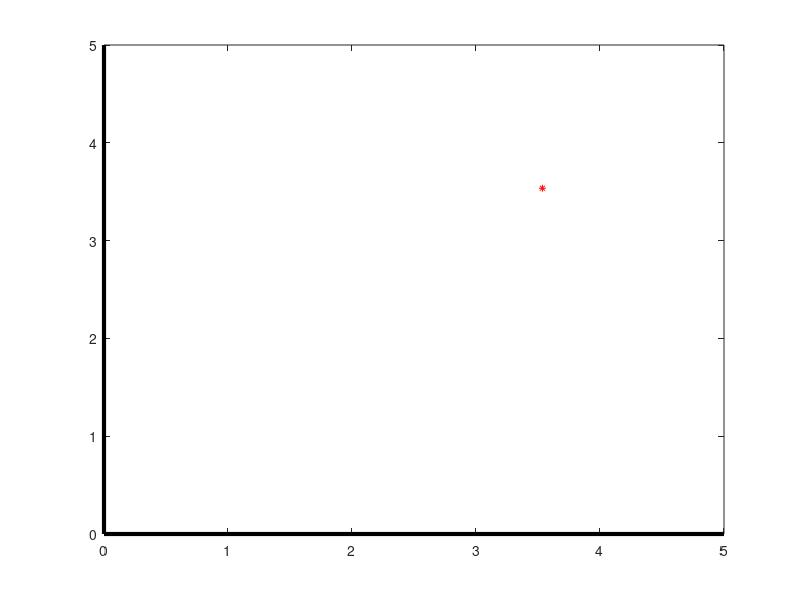

The MATLAB script that drew this image: (Note: this script raises an error after producing the figure.)
clear
close all
clc
% Shrinkable parameters
N = 10000; % makes parameterization more accurate
dr = 0.000001; % shrinking this is analogous to taking the limit as dr -> 0
dtheta = 0.000001; % shrinking this is analogous to taking the limit as dtheta -> 0

b = 0.5;
a = -0.5;
t = linspace(a,b,N);
dt = (b-a)/(N-1); % we can compute dt rather than using the diff command on t
dti = 1/dt;

theta0 = pi/4;
r0 = 5;

dA = r0*dr*dtheta;



r_hat = [cos(theta0); sin(theta0)];
theta_hat = [-sin(theta0); cos(theta0)];



s_T_r = (r0+0.5*dr)*cos(dtheta*t).*r_hat;
s_T_theta = (r0+0.5*dr)*sin(dtheta*t).*theta_hat;
s_T = s_T_r + s_T_theta;

s_B_r = (r0-0.5*dr)*cos(dtheta*t).*r_hat;
s_B_theta = -(r0-0.5*dr)*sin(dtheta*t).*theta_hat;
s_B = s_B_r + s_B_theta;

s_R_r = (r0+dr*t)*cos(dtheta/2).*r_hat;
s_R_theta = -(r0+dr*t)*sin(dtheta/2).*theta_hat;
s_R = s_R_r + s_R_theta;


s_L_r = (r0-dr*t)*cos(dtheta/2).*r_hat;
s_L_theta = (r0-dr*t)*sin(dtheta/2).*theta_hat;
s_L = s_L_r + s_L_theta;
% first row is the x component and 2nd row is the y component

% my parameterizations look quite good

% Compute analytical derivatives:
ds_T_rdt = -dtheta*(r0+0.5*dr)*sin(dtheta*t).*r_hat;
ds_T_thetadt = dtheta*(r0+0.5*dr)*cos(dtheta*t).*theta_hat;
ds_T_dt = ds_T_rdt + ds_T_thetadt;

ds_B_rdt = -dtheta*(r0-0.5*dr)*sin(dtheta*t).*r_hat;
ds_B_thetadt = -dtheta*(r0-0.5*dr)*cos(dtheta*t).*theta_hat;
ds_B_dt = ds_B_rdt + ds_B_thetadt;

ds_R_rdt = dr*cos(0.5*dtheta).*r_hat;
ds_R_thetadt = -dr*sin(0.5*dtheta).*theta_hat;
ds_R_dt = ds_R_rdt + ds_R_thetadt;
for i = 1:N
    ds_R_dt(:,i) = ds_R_dt(:,1);
end

ds_L_rdt = -dr*cos(0.5*dtheta).*r_hat;
ds_L_thetadt = -dr*sin(0.5*dtheta).*theta_hat;
ds_L_dt = ds_L_rdt + ds_L_thetadt;
for i = 1:N
    ds_L_dt(:,i) = ds_L_dt(:,1);
end

% Compute numerical derivatives
dsdt_T_r = [diff(s_T_r(1,:)); diff(s_T_r(2,:))];
dsdt_T_r(:,end+1) = [dsdt_T_r(1,end); dsdt_T_r(2,end)];
dsdt_T_r = dsdt_T_r*dti;

dsdt_T_theta = [diff(s_T_theta(1,:)); diff(s_T_theta(2,:))];
dsdt_T_theta(:,end+1) = [dsdt_T_theta(1,end); dsdt_T_theta(2,end)];
dsdt_T_theta = dsdt_T_theta*dti;

dsdt_T = dsdt_T_r + dsdt_T_theta; % numerical top derivative


dsdt_B_r = [diff(s_B_r(1,:)); diff(s_B_r(2,:))];
dsdt_B_r(:,end+1) = [dsdt_B_r(1,end); dsdt_B_r(2,end)];
dsdt_B_r = dsdt_B_r*dti;

dsdt_B_theta = [diff(s_B_theta(1,:)); diff(s_B_theta(2,:))];
dsdt_B_theta(:,end+1) = [dsdt_B_theta(1,end); dsdt_B_theta(2,end)];
dsdt_B_theta = dsdt_B_theta*dti;

dsdt_B = dsdt_B_r + dsdt_B_theta; % numerical bottom derivative

dsdt_R_r = [diff(s_R_r(1,:)); diff(s_R_r(2,:))];
dsdt_R_r(:,end+1) = [dsdt_R_r(1,end); dsdt_R_r(2,end)];
dsdt_R_r = dsdt_R_r*dti;

dsdt_R_theta = [diff(s_R_theta(1,:)); diff(s_R_theta(2,:))];
dsdt_R_theta(:,end+1) = [dsdt_R_theta(1,end); dsdt_R_theta(2,end)];
dsdt_R_theta = dsdt_R_theta*dti;

dsdt_R = dsdt_R_r + dsdt_R_theta; % numerical right derivative
dsdt_R_Plot = [mean(dsdt_R(1,:)); mean(dsdt_R(2,:))];

dsdt_L_r = [diff(s_L_r(1,:)); diff(s_L_r(2,:))];
dsdt_L_r(:,end+1) = [dsdt_L_r(1,end); dsdt_L_r(2,end)];
dsdt_L_r = dsdt_L_r*dti;

dsdt_L_theta = [diff(s_L_theta(1,:)); diff(s_L_theta(2,:))];
dsdt_L_theta(:,end+1) = [dsdt_L_theta(1,end); dsdt_L_theta(2,end)];
dsdt_L_theta = dsdt_L_theta*dti;

dsdt_L = dsdt_L_r + dsdt_L_theta; % numerical left derivative
dsdt_L_plot = [mean(dsdt_L(1,:)); mean(dsdt_L(2,:))];


% numerical derivatives and analytical derivatives all match so far

% for LHS and RHS, the tangent line is in line with the original
% parameterized line. This means that the angle is confirmed to be a
% constant dtheta/2
ds_T = norm(ds_T_dt(:,1)); % numerical norm of top tangent vector
ds_B = norm(ds_B_dt(:,1)); % numerical norm of top tangent vector
ds_R = norm(ds_R_dt(:,1)); % numerical norm of top tangent vector
ds_L = norm(ds_L_dt(:,1)); % numerical norm of top tangent vector

t_hat_T = ds_T_dt/ds_T; % unit tangent top
t_hat_B = ds_B_dt/ds_B; % unit tangent bottom
t_hat_R = ds_R_dt/ds_R;% unit tangent RHS
t_hat_L = ds_L_dt/ds_L; % unit tangent LHS

n_hat_T = [t_hat_T(2,:); -t_hat_T(1,:)]; % outward unit normal top
n_hat_B = [t_hat_B(2,:); -t_hat_B(1,:)]; % outward unit normal bottom
n_hat_R = [t_hat_R(2,:); -t_hat_R(1,:)]; % outward unit normal RHS
n_hat_L = [t_hat_L(2,:); -t_hat_L(1,:)]; % outward unit normal LHS


frac_n_T_dA = n_hat_T*ds_T/dA*dt;
frac_n_B_dA = n_hat_B*ds_B/dA*dt;
frac_n_R_dA = n_hat_R*ds_R/dA*dt;
frac_n_L_dA = n_hat_L*ds_L/dA*dt;

% I have confirmed that the tangent vectors are, in fact, tangent
% I have confirmed that the normal vectors are, in fact, normal


% generate scalar field f:

x_T = (r0+0.5*dr)*cos(theta0+dtheta*t);
y_T = (r0+0.5*dr)*sin(theta0+dtheta*t);

x_B = (r0-0.5*dr)*cos(theta0-dtheta*t);
y_B = (r0-0.5*dr)*sin(theta0-dtheta*t);

x_R = (r0+dr*t)*cos(theta0-0.5*dtheta);
y_R = (r0+dr*t)*sin(theta0-0.5*dtheta);

x_L = (r0-dr*t)*cos(theta0+0.5*dtheta);
y_L = (r0-dr*t)*sin(theta0+0.5*dtheta);

f = @(x,y) 2*x + x.*y + y.^2;
% Evaluate field over parameterized curve:
f_T = f(x_T,y_T);
f_B = f(x_B,y_B);
f_R = f(x_R,y_R);
f_L = f(x_L,y_L);

vect_T = f_T.*frac_n_T_dA;
vect_B = f_B.*frac_n_B_dA;
vect_R = f_R.*frac_n_R_dA;
vect_L = f_L.*frac_n_L_dA;

Ans_T = sum(vect_T,2);
Ans_B = sum(vect_B,2);
Ans_R = sum(vect_R,2);
Ans_L = sum(vect_L,2);

Ans = Ans_T + Ans_B + Ans_R + Ans_L;
dfdx = Ans(1);
dfdy = Ans(2);
disp('Partial f partial x:')
disp(dfdx)
disp('partial f partial y:')
disp(dfdy)




figure
plot(s_R(1,:),s_R(2,:))
hold on
plot(s_L(1,:),s_L(2,:))
hold on
plot(s_T(1,:),s_T(2,:))
hold on
plot(s_B(1,:),s_B(2,:))
hold on
plot([0 5],[0 0],'k','LineWidth',3)
hold on
plot([0 0],[0 5],'k','LineWidth',3)
hold on
% quiver(s_T(1,:),s_T(2,:),t_hat_T(1,:),t_hat_T(2,:))
% hold on
% quiver(s_B(1,:),s_B(2,:),t_hat_B(1,:),t_hat_B(2,:))
% hold on
% quiver(s_R(1,:),s_R(2,:),t_hat_R(1,:),t_hat_R(2,:))
% hold on
% quiver(s_L(1,:),s_L(2,:),t_hat_L(1,:),t_hat_L(2,:))

% quiver(s_T(1,:),s_T(2,:),n_hat_T(1,:),n_hat_T(2,:))
% hold on
% quiver(s_B(1,:),s_B(2,:),n_hat_B(1,:),n_hat_B(2,:))
% hold on
% quiver(s_R(1,:),s_R(2,:),n_hat_R(1,:),n_hat_R(2,:))
% hold on
% quiver(s_L(1,:),s_L(2,:),n_hat_L(1,:),n_hat_L(2,:))
% hold on

quiver(s_T(1,:),s_T(2,:),frac_n_T_dA(1,:),frac_n_T_dA(2,:))
hold on
quiver(s_B(1,:),s_B(2,:),n_hat_B(1,:),n_hat_B(2,:))
hold on
quiver(s_R(1,:),s_R(2,:),n_hat_R(1,:),n_hat_R(2,:))
hold on
quiver(s_L(1,:),s_L(2,:),n_hat_L(1,:),n_hat_L(2,:))
hold on
plot(x_B(2),y_B(2),'r*','MarkerSize',5)

% the direction of each one is correct, so f is being evaluated properly



%hold on
%plot(ds_B_dt(1,:),ds_B_dt(2,:))
%hold on
%plot([0 ds_R_dt(1,:)],[0 ds_R_dt(2,:)])
%hold on
%plot([0 -ds_L_dt(1,:)],[0 -ds_L_dt(2,:)])


% hold on
% plot(n_hat_T(1,:),n_hat_T(2,:),'LineWidth',1.5)
% hold on
% plot(n_hat_B(1,:),n_hat_B(2,:),'LineWidth',1.5)
legend('polar coordinate RHS','polar coordinate LHS','polar coordinate top','polar coordinate bottom','polar tangent top','polar tangent bottom','polar tangent RHS','polar tangent LHS','location','SW')
axis equal







% plot S_R under the polar and then under the cartesian basis to see how
% its look changes


% also compare the parameterization from the new way you were computing the
% parameterization to the old way


% additionally, see if the s_R and s_L are in line with their tangent
% counterparts
